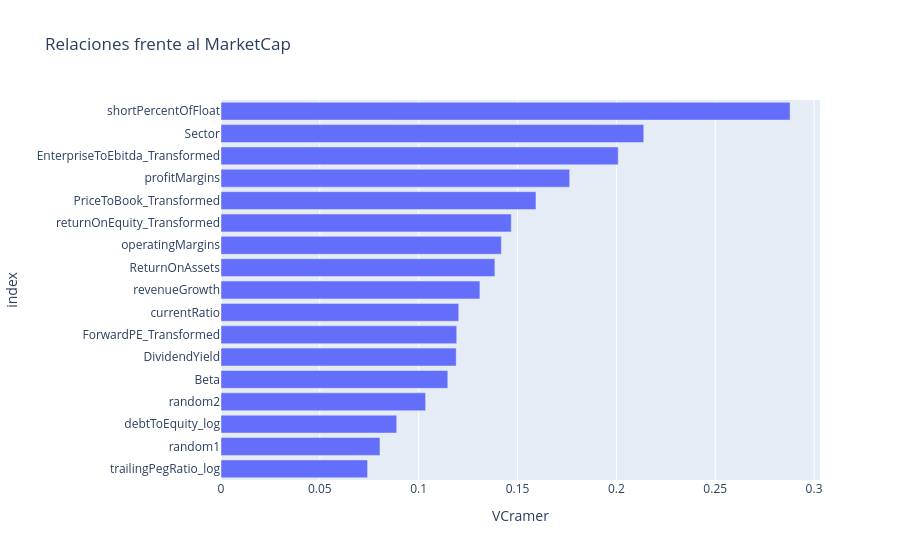

The notebook cell saved with this chart:
### Markdown cell above
Se genera en primer lugar un modelo de regresion lineal a fin de comprobar la relevancia de las variables.

Se analizan primero las relaciones de variables continuas con la variable objetivo mediante la V de Cramer:

### Code cell
# Se generan 2 variables aleatorias para referencia
df['random1'] = np.random.uniform(0,1,size=df.shape[0])
df['random2'] = np.random.uniform(0,1,size=df.shape[0])

# Se separan las variables objetivo y los inputs de predictores
varObjCont = df['MarketCap_log']

imput = df.drop(['MarketCap_log', 'Ticker'],axis=1)

# Ranking V de Cramer vs. obj continua
tablaCramer = pd.DataFrame(imput.apply(lambda x: cramers_v(x,varObjCont)),columns=['VCramer'])

px.bar(tablaCramer,x=tablaCramer.VCramer,title='Relaciones frente al MarketCap').update_yaxes(categoryorder="total ascending")

### Figure 1 — Plotly figure (JSON) as saved in the notebook; plotly's stock layout.template omitted (floating-point values rounded to 4 significant figures)
{"data": [{"hovertemplate": "VCramer=%{x}<br>index=%{y}<extra></extra>", "legendgroup": "", "marker": {"color": "#636efa", "pattern": {"shape": ""}}, "name": "", "orientation": "h", "showlegend": false, "textposition": "auto", "type": "bar", "x": [0.1147, 0.119, 0.1385, 0.1764, 0.1418, 0.1203, 0.131, 0.2879, 0.1593, 0.1468, 0.1192, 0.08888, 0.07414, 0.2009, 0.2138, 0.08041, 0.1035], "xaxis": "x", "y": ["Beta", "DividendYield", "ReturnOnAssets", "profitMargins", "operatingMargins", "currentRatio", "revenueGrowth", "shortPercentOfFloat", "PriceToBook_Transformed", "returnOnEquity_Transformed", "ForwardPE_Transformed", "debtToEquity_log", "trailingPegRatio_log", "EnterpriseToEbitda_Transformed", "Sector", "random1", "random2"], "yaxis": "y"}], "layout": {"barmode": "relative", "legend": {"tracegroupgap": 0}, "title": {"text": "Relaciones frente al MarketCap"}, "xaxis": {"anchor": "y", "domain": [0, 1], "title": {"text": "VCramer"}}, "yaxis": {"anchor": "x", "categoryorder": "total ascending", "domain": [0, 1], "title": {"text": "index"}}}}
